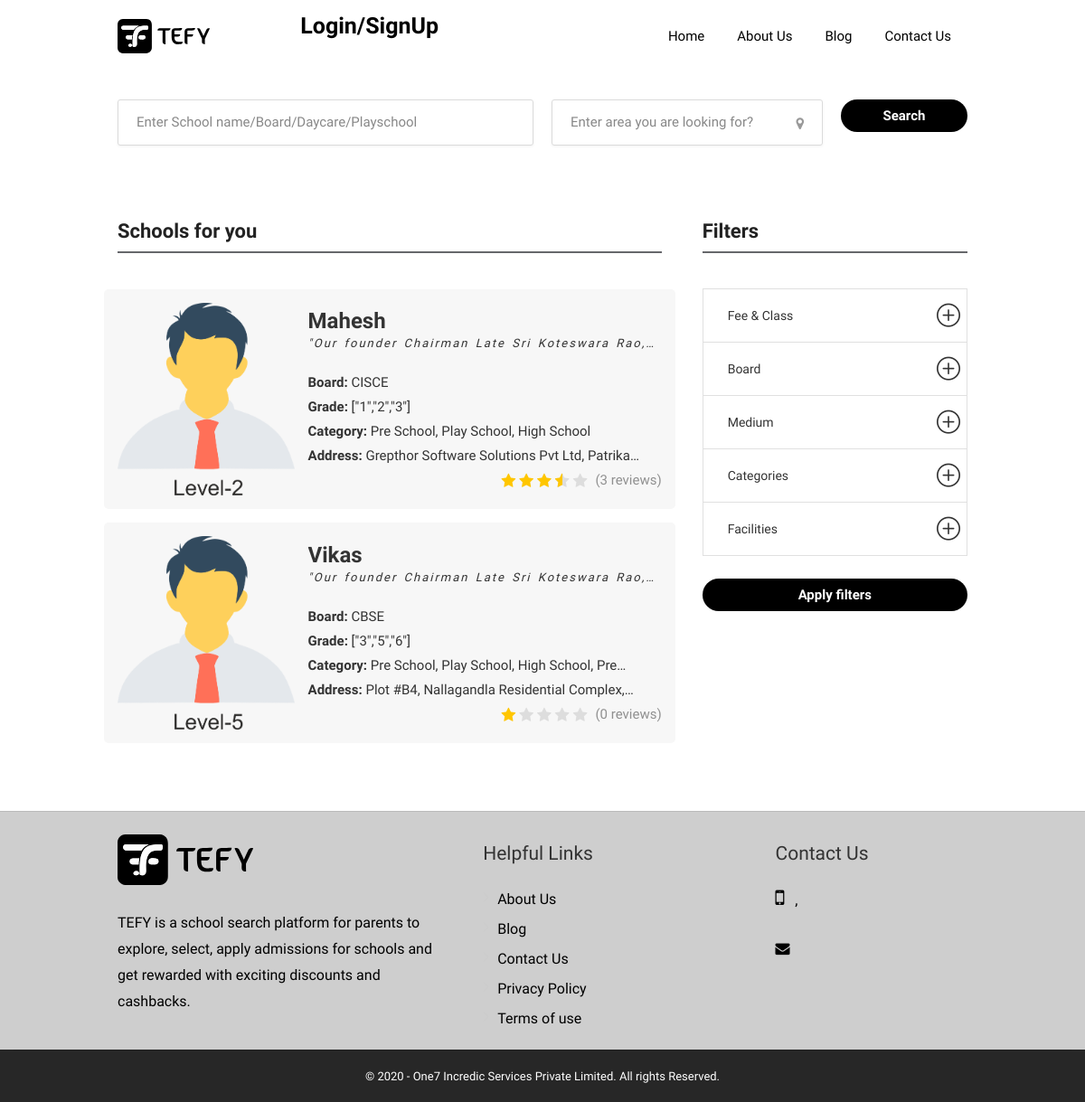
The app's page /listings-list, older data.
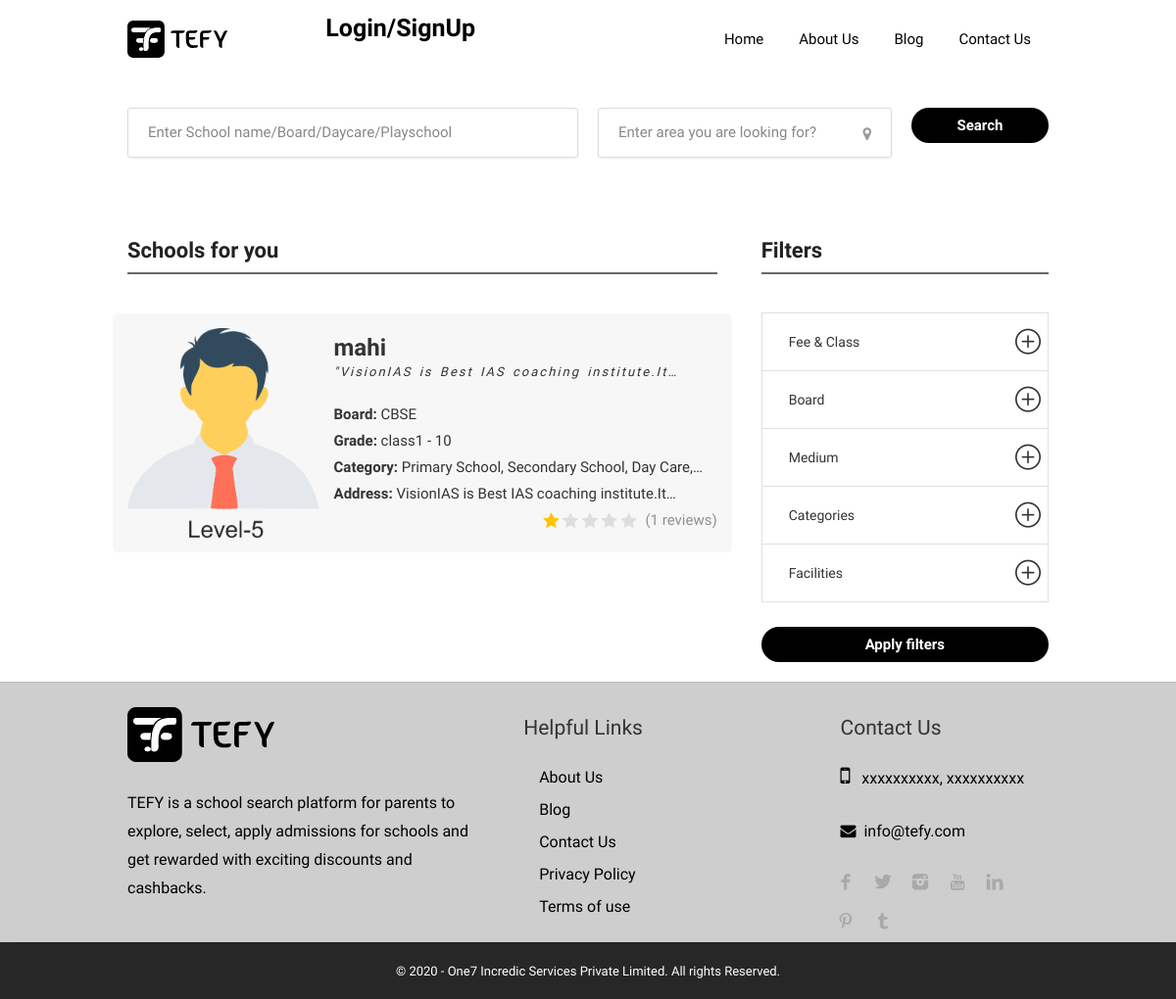
The same page, newer data.
### tables this page shows
CREATE TABLE `listings` (
  `id` int(11) NOT NULL,
  `school_name` varchar(60) NOT NULL,
  `school_code` varchar(20) NOT NULL,
  `school_type` enum('Boys','Girls','Co-Education','') NOT NULL,
  `hostels` enum('Only for Boys','Only for Girls','For Boys & Girls','No') NOT NULL,
  `school_format` enum('Only Day Scholars','Only Hostel','Both','') NOT NULL,
  `category` varchar(60) NOT NULL,
  `medium` varchar(60) NOT NULL,
  `keywords` longtext NOT NULL,
  `curriculum` int(11) NOT NULL,
  `class` varchar(60) NOT NULL,
  `price_from` float NOT NULL,
  `transport_fee` float NOT NULL,
  `landmark` text NOT NULL,
  `latitude` float NOT NULL,
  `longitude` float NOT NULL,
  `address` text NOT NULL,
  `address_url` longtext NOT NULL,
  `founders_name` varchar(250) NOT NULL,
  `brand_name` varchar(250) NOT NULL,
  `no_of_branches` varchar(250) NOT NULL,
  `est_year` varchar(250) NOT NULL,
  `est_branch_year` varchar(250) NOT NULL,
  `faculty_exp` varchar(250) NOT NULL,
  `alumni` varchar(250) NOT NULL,
  `principal_number` varchar(20) NOT NULL,
  `telephone_number` varchar(20) NOT NULL,
  `school_email` varchar(60) NOT NULL,
  `video` varchar(100) NOT NULL,
  `vision` text NOT NULL,
  `description` text NOT NULL,
  `phone` varchar(20) NOT NULL,
  `website` varchar(100) NOT NULL,
  `email` varchar(60) NOT NULL,
  `facebook` varchar(100) NOT NULL,
  `twitter` varchar(100) NOT NULL,
  `youtube` varchar(100) NOT NULL,
  `amenities` varchar(60) NOT NULL,
  `opening_hours` longtext NOT NULL,
  `bus_routes` longtext NOT NULL,
  `sports` longtext NOT NULL,
  `admission_procedure` text NOT NULL,
  `achievements` longtext NOT NULL,
  `class_name` longtext NOT NULL,
  `admission_fee` longtext NOT NULL,
  `tution_fee` longtext NOT NULL,
  `admission_status` tinyint(1) NOT NULL DEFAULT 0 COMMENT '0=Closed, 1=Opened',
  `created_at` datetime NOT NULL DEFAULT current_timestamp(),
  `modified_at` datetime DEFAULT NULL,
  `row_status` tinyint(4) NOT NULL DEFAULT 1 COMMENT '0=Deleted, 1=Active, 2=Inactive'
);

CREATE TABLE `settings` (
  `settings_id` int(11) NOT NULL,
  `setting_type` longtext NOT NULL,
  `description` longtext NOT NULL,
  `created_by` varchar(15) NOT NULL,
  `created_at` timestamp NOT NULL DEFAULT current_timestamp(),
  `modified_by` varchar(15) DEFAULT NULL,
  `modified_at` timestamp NULL DEFAULT NULL,
  `row_status_cd` tinyint(4) NOT NULL DEFAULT 1 COMMENT '0-Deleted 1-Active 2-Inactive'
);

### application/core/MY_Controller.php (called while the page is built, shortened)
<?php
require APPPATH . "third_party/MX/Controller.php";
class MY_Controller extends MX_Controller
{
    protected  $data;
	function _hmvc_fixes()
	{
		$this->load->library('form_validation');
	}
	function _render_page($view, $data=null, $returnhtml=false)
	{
	    $this->viewdata = (empty($data)) ? $this->data: $data;
	    $view_html = $this->load->view($view, $this->viewdata, $returnhtml);
	}
}

### application/modules/home/controllers/Home.php (called while the page is built, shortened)
<?php
class Home extends MY_Controller
{
    public function __construct()
    {
        $this->template = 'template/site/main';
    }
    public function listings_list(){
        $where="(listings.row_status = 1)";
        $where_cls='';
        $config['base_url'] = base_url('listings-list');
        $config['total_rows'] = count($this->common_model->select_listing_results_info($where,$where_cls));
        $config['per_page'] = 4;
        $config["uri_segment"] = 2;
        $choice = $config["total_rows"] / $config["per_page"];
        $config["num_links"] = floor($choice);
        $config['first_link']       = 'First';
        $config['last_link']        = 'Last';
        $config['next_link']        = 'Next';
        $config['prev_link']        = 'Prev';
        $config['full_tag_open']    = '<div class="pagging text-center"><nav><ul class="pagination justify-content-center">';
        $config['full_tag_close']   = '</ul></nav></div>';
        $config['num_tag_open']     = '<li class="page-item"><span class="page-link">';
        $config['num_tag_close']    = '</span></li>';
        $config['cur_tag_open']     = '<li class="page-item active"><span class="page-link">';
        $config['cur_tag_close']    = '<span class="sr-only">(current)</span></span></li>';
        $config['next_tag_open']    = '<li class="page-item"><span class="page-link">';
        $config['next_tagl_close']  = '<span aria-hidden="true">&raquo;</span></span></li>';
        $config['prev_tag_open']    = '<li class="page-item"><span class="page-link">';
        $config['prev_tagl_close']  = '</span>Next</li>';
        $config['first_tag_open']   = '<li class="page-item"><span class="page-link">';
        $config['first_tagl_close'] = '</span></li>';
        $config['last_tag_open']    = '<li class="page-item"><span class="page-link">';
        $config['last_tagl_close']  = '</span></li>';
        $this->pagination->initialize($config);
        $this->data['page'] = ($this->uri->segment(2)) ? $this->uri->segment(2) : 0;
        $this->data['schools'] =  $this->common_model->select_listing_results_info($where,$where_cls ,'listings.id DESC',$config['per_page'],$this->data['page']);
        $this->data['pagination'] = $this->pagination->create_links();
        $this->data['title'] = 'listings-list';
        $this->data['content'] = 'listings_list';
        $this->data['active_menu'] = 'listings_list';
        $this->_render_page($this->template, $this->data);
    }
}

### index.php (called while the page is built, shortened)
<?php
require_once BASEPATH.'core/CodeIgniter.php';

### application/models/Common_model.php (called while the page is built, shortened)
<?php
class Common_model extends CI_Model{
    public $type_of;
    public function __construct()
    {
        $this->type_of = '';
    }
    public function select_results_info($table, $where='', $order_by='',$limit='',$data_start='')
    {
        if($where != ''){
            $this->db->where($where);
        }
        $query = $this->db->get($table);
        if($this->type_of != '' && $this->type_of == 'array')
            return $query->result_array();
        elseif($this->type_of != '' && $this->type_of == 'object')
             return $query->result_object();
        else
            return $query;
    }
    public function select_listing_results_info($where,$where_cls='', $order_by='', $limit='',$data_start='')
    {
        $this->db->distinct('listings.id');
if($where_cls!=''){
        $this->db->select('listings.*,school_class_prices.listing_id,school_class_prices.admission_fee,school_class_prices.tution_fee');
        }else{
        $this->db->select('listings.*');
        }
$this->db->from('listings');
$this->db->where($where);
if($order_by!=''){
            $this->db->order_by($order_by);
        }
        if($limit!=''){
            $this->db->limit($limit,$data_start);
        }
$query = $this->db->get();
$query=$query->result_array();
$tempArr = array_unique(array_column($query, 'id'));
$qry=array_intersect_key($query, $tempArr);
return $qry;
    }
    function get_type_name_by_where($table, $where = '', $field = 'name')
    {
        if ($where != '') {
            $this->db->where($where);
            }
            $l = $this->db->get($table);
            $n = $l->num_rows();
            if ($n > 0) {
                return $l->row()->$field;
            }else{
                return FALSE;
            }
    }
    function count_records( $table, $where = '' ){
        if($where != ''){
            $this->db->where($where);
        }
        $this->db->from($table);
        $reocrds = $this->db->count_all_results();
        return $reocrds;
    }
    function rating_of_product( $table, $where = '', $type_col = ''){
$rating=0;
        if($table!=''){
        if($where != ''){
            $this->db->where($where);
        }
$rating = $this->db->select("sum(".$table.".".$type_col.") as ".$type_col)->get($table)->row()->$type_col;
if($rating!=0){
$count=$this->common_model->count_records('ratings',$where);
$rating=$rating/$count;
}
}
return $rating;
    }
}

### application/modules/home/views/listings_list.php (shortened to what the rows shown need)
<div class="container margin-top-30">
	<div class="row">
		<div class="col-lg-9 col-md-8 col-sm-8 padding-right-30">
			<div class="row">
				<div class="col-lg-12 col-md-12">
					<?php
					if(count($schools) > 0){
$i=0;
foreach ($schools as $row) {
	$category='';
  $cate=json_decode($row['category']);
  if($cate!=''){
  for($c=0; $c < count($cate); $c++) {
    $categ[]=$this->common_model->get_type_name_by_where('category',array('id'=>$cate[$c]));
  }
  $category=implode(', ',$categ);
}
	$opening_hours=json_decode($row['opening_hours']);
	$reslut=$this->common_model->get_days();
  $days=$reslut['days'];
for ($i=0; $i < count($days); $i++) {
	if($days[$i] == date('l')){
	if($opening_hours->opening_time[$i]=='Closed'){
	$opening='Closed Now';
	$opening_col='now-closed';
	}else{
	if((strtotime(date('h A')) >= strtotime($opening_hours->opening_time[$i])) && (strtotime(date('h A')) <= strtotime($opening_hours->closing_time[$i]))){
		$opening='Now Open';
		$opening_col='now-open';
	}else{
		$opening='Closed Now';
		$opening_col='now-closed';
	}
	}
	}
	}
	$where['row_status']=1;
$where['listing_id']=$row['id'];
$where['row_status']=1;
$rating=round($this->common_model->rating_of_product('ratings', $where ,'rating'),1);
?>
<div class="row padding-top-15 padding-bottom-15 margin-top-15 margin-bottom-15" style="background-color: #f7f7f7; border-radius: 5px;">
	<a href="<?=base_url().str_replace(" ","-",$row['school_name']).'?school_code='.$row['school_code'];?>">
                        <div class="col-md-4 col-sm-4 col-xs-3 padding-right-0">
                            <img src="<?=base_url('uploads/listings/thumb/').$row['id'].'.jpg';?>"class="" style="border-radius: 5px;" alt="">
                        </div>
                        <div class="col-md-8 col-sm-8 col-xs-9">
                            <div class="listing-item-inner">
                                <div class="listing-titlez single-line"><b><?=$row['school_name'];?></b></div>
                                <span class="vision-txt single-line margin-bottom-20">"<?=$row['vision'];?>"</span>
                            </div>
                        </div>
                        <div class="col-md-8 col-sm-8 col-xs-8 single-line"><b>Board:</b> <?=$this->common_model->get_type_name_by_where('curriculum',array('id'=>$row['curriculum']));?></div>
                        <div class="col-md-8 col-sm-8 col-xs-8 single-line"><b>Grade:</b> <?=$row['class'];?></div>
                        <div class="col-md-8 col-sm-8 col-xs-12 single-line"><b>Category:</b> <?=$category;?></div>
                        <div class="col-md-8 col-sm-8 col-xs-12 single-line"><b>Address:</b> <?=$row['address'];?></div>
                        <div class="col-md-8 col-sm-8 col-xs-12 single-line">
                            <div class="star-rating" data-rating="<?=$rating;?>">
                                <div class="rating-counter">(<?=$this->common_model->count_records('ratings',$where);?> reviews)</div>
                            </div>
                        </div>
                    </a>
                    </div>
<?php $i++;}}?>
				</div>
			</div>
		</div>
	</div>
</div>
<!-- <?php
print_r($_GET);
?> -->

### application/views/template/site/footer.php
<div id="footer" class="sticky-footer footer-bg-clr bottom-space" style="background-color: #cecece;">
	<div class="container">
		<div class="row">
			<div class="col-md-5 col-sm-4">
                <a href="<?=base_url();?>"><img src="<?php echo base_url('assets')?>/front-end/images/logo2.svg" width="150px" data-sticky-logo="<?php echo base_url('assets')?>/front-end/images/logo2.svg" alt=""></a>
				<br><br>
				<p class="footer">TEFY is a school search platform for parents to explore, select, apply admissions for schools and get rewarded with exciting discounts and cashbacks.</p>
			</div>
			<div class="col-md-4 col-sm-4 ">
				<h4 class="footerh4">Helpful Links</h4>
				<ul class="footer-links">
					<li><a href="<?=base_url('about-us');?>">About Us</a></li>
					<li><a href="<?=base_url('blogs');?>">Blog</a></li>
					<li><a href="<?=base_url('contact-us');?>">Contact Us</a></li>
                    <li><a href="<?=base_url('privacy-policy');?>">Privacy Policy</a></li>
                    <li><a href="<?=base_url('terms-and-conditions');?>">Terms of use</a></li>
				</ul>
				<div class="clearfix"></div>
			</div>
			<div class="col-md-3  col-sm-4">
				<h4 class="footerh4">Contact Us</h4>
				<div class="text-widget">
					<span><i class="fa fa-mobile" aria-hidden="true"></i> &nbsp;
					    <?=$this->db->get_where('settings', array('setting_type' => 'mobile'))->row()->description; ?>, <?=$this->db->get_where('settings', array('setting_type' => 'whatsapp_number'))->row()->description; ?> </span><br>
					<span><br> <a href="#"><span class="__cf_email__" data-><i class="fa fa-envelope" aria-hidden="true"></i> &nbsp;<?=$this->db->get_where('settings', array('setting_type' => 'system_email'))->row()->description; ?></span></a> </span><br>
				</div>
				<ul class="social-icons margin-top-20">
					<?php
					$facebook=$this->db->get_where('settings', array('setting_type' => 'facebook'))->row()->description;
					if(!empty($facebook)){
						?>
					<li><a class="facebook" href="<?=$facebook;?>"><i class="icon-facebook"></i></a></li>
				<?php }
					$twitter=$this->db->get_where('settings', array('setting_type' => 'twiter'))->row()->description;
					if(!empty($twitter)){
						?>
					<li><a class="twitter" href="<?=$twitter;?>"><i class="icon-twitter"></i></a></li>
				<?php }
				$instagram=$this->db->get_where('settings', array('setting_type' => 'instagram'))->row()->description;
					if(!empty($instagram)){
						?>
					<li><a class="instagram" href="<?=$instagram;?>"><i class="icon-instagram"></i></a></li>
				<?php }
				$youtube=$this->db->get_where('settings', array('setting_type' => 'youtube'))->row()->description;
					if(!empty($youtube)){
						?>
					<li><a class="youtube" href="<?=$youtube;?>"><i class="icon-youtube"></i></a></li>
				<?php }
				$linkedin=$this->db->get_where('settings', array('setting_type' => 'linkedin'))->row()->description;
					if(!empty($linkedin)){
						?>
					<li><a class="linkedin" href="<?=$linkedin;?>"><i class="icon-linkedin"></i></a></li>
				<?php }
				$pinterest=$this->db->get_where('settings', array('setting_type' => 'pinterest'))->row()->description;
					if(!empty($pinterest)){
						?>
					<li><a class="pinterest" href="<?=$pinterest;?>"><i class="icon-pinterest"></i></a></li>
				<?php }
				$tumblr=$this->db->get_where('settings', array('setting_type' => 'tumblr'))->row()->description;
					if(!empty($tumblr)){
						?>
					<li><a class="tumblr" href="<?=$tumblr;?>"><i class="icon-tumblr"></i></a></li>
				<?php }
				?>
				</ul>
			</div>
		</div>
	</div>
    <div class="footer-bg-cpy-clr" >
        <div class="col-md-12 footer-bg-cpy-clr">
            <div class="copyrights" >
                <span style="color: #fff;">&copy; 2020 - One7 Incredic Services Private Limited. All rights Reserved. </span>
            </div>
        </div>
	</div>
</div>

Row changes from the older to the newer data that the page shows:
removed listings: shows a picture, school_name "Mahesh", vision "Our founder Chairman Late Sri Koteswara…", type_name_by_where "CISCE", class "[\"1\",\"2\",\"3\"]", category "Pre School, Play School, High School", address "Grepthor Software Solutions Pvt Ltd,…", count_records "3"
removed listings: shows a picture, school_name "Vikas", vision "Our founder Chairman Late Sri Koteswara…", type_name_by_where "CBSE", class "[\"3\",\"5\",\"6\"]", category "Pre School, Play School, High School,…", address "Plot #B4, Nallagandla Residential…", count_records "0"
added listings: school_name "mahi", vision "VisionIAS is Best IAS coaching…", type_name_by_where "CBSE", class "class1 - 10", category "Primary School, Secondary School, Day…", address "VisionIAS is Best IAS coaching…", count_records "1"
added settings: description "xxxxxxxxxx"
added settings: description "xxxxxxxxxx"
added settings: description "info@tefy.com"
